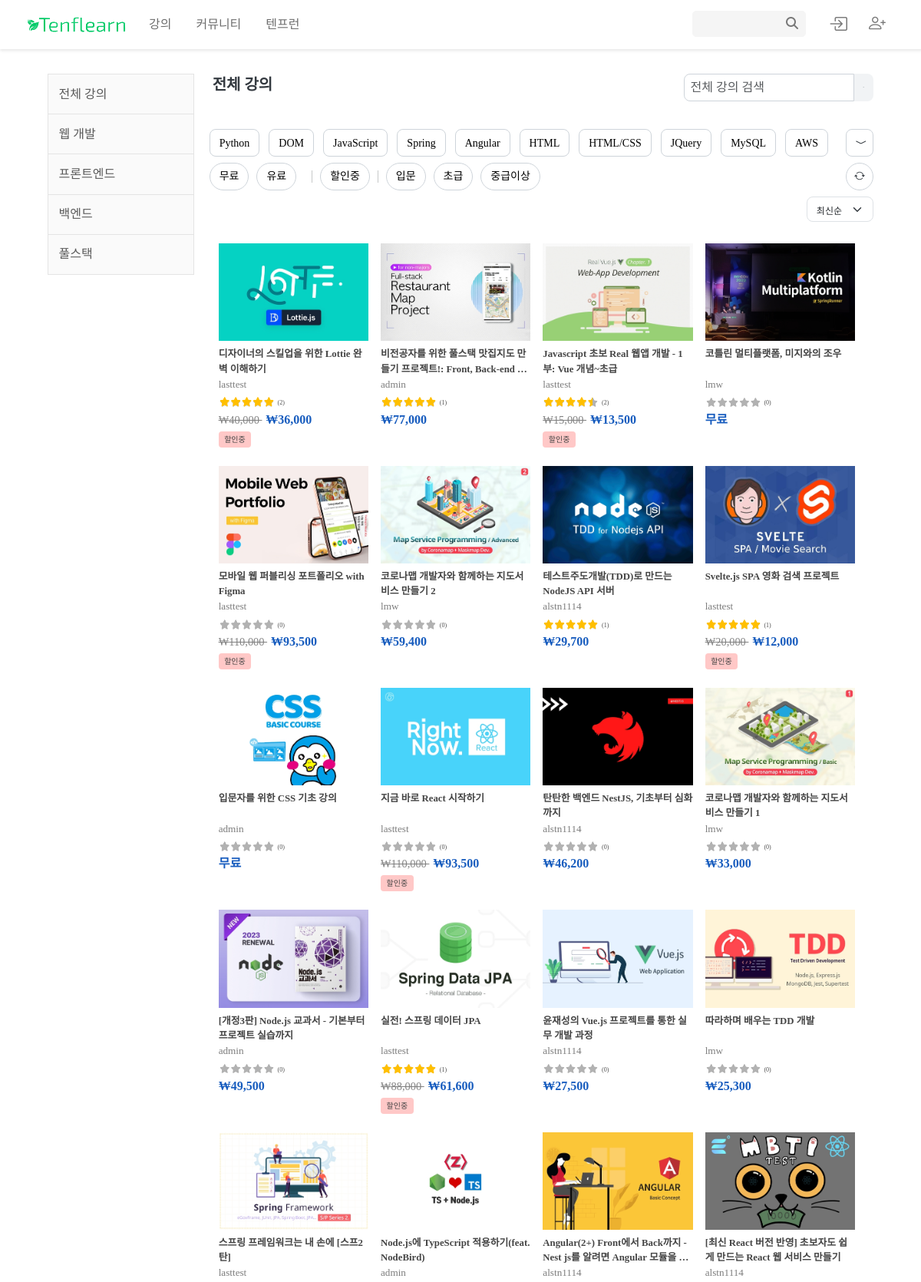
Page /courses/ (upper part) on the committed database.
### courses/models.py (models this page shows, shortened)
class Course(models.Model):
    user = models.ForeignKey(settings.AUTH_USER_MODEL, on_delete=models.CASCADE)
    enrolment_users = models.ManyToManyField(settings.AUTH_USER_MODEL, related_name='enrolment_courses', blank=True)
    cart_users = models.ManyToManyField(settings.AUTH_USER_MODEL, related_name='cart_courses', blank=True)
    category = models.CharField(max_length=100)
    title = models.CharField(max_length=100)
    content = models.TextField()
    star = models.DecimalField(default=0, max_digits=5, decimal_places=1)
    price = models.IntegerField(default=0)
    discount_rate = models.IntegerField(default=0)
    discounted_price = models.IntegerField()
    def course_image_path(instance, filename):
        return f'courses/{instance.user.pk}/{filename}'
    image = ProcessedImageField(
        upload_to=course_image_path,
        processors=[ResizeToFill(473,308)],
        format='JPEG',
        options={'quality' : 100},
        blank=True,
        null=True,
    )
    expired_date = models.DateField()
    level_Choices = (('level1','입문'),('level2','초급'),('level3','중급이상'))
    level = models.CharField(max_length=20, choices=level_Choices)
    certificates = models.BooleanField()
    created_at = models.DateTimeField(auto_now_add=True)
    tags = TaggableManager()
    def star_multiple(self):
        return self.star*20

### accounts/models.py (models this page shows, shortened)
class User(AbstractUser):
    followings = models.ManyToManyField('self', symmetrical=False, related_name='followers')
    position_Choices = (('tutor','강사'),('student','학생'))
    position = models.CharField(max_length=20, choices=position_Choices)
    def profile_image_path(instance, filename):
        return f'accounts/{instance.pk}/{filename}'
    image = ProcessedImageField(
        upload_to=profile_image_path,
        processors=[ResizeToFill(300,300)],
        format='JPEG',
        options={'quality' : 100},
        blank=True,
        null=True,
    )

### courses/views.py (the view)
# urls.py: path('', include('courses.urls')),
def courses(request):
    courses = Course.objects.all().order_by("-pk")
    search_q = request.GET.get("search-q", "")
    if search_q:
        courses = courses.filter(
            Q(title__icontains=search_q) | Q(content__icontains=search_q)
        )
    categories = courses.values_list("category", flat=True).distinct()
    category_list = set(",".join(list(categories)).replace(", ", ",").split(","))
    selected_category = request.GET.get("category")
    tag_list = []
    if selected_category:
        tags = Tag.objects.filter(course__category=selected_category).distinct()
        for tag in tags:
            tag_list.append(tag.slug)
        courses = courses.filter(tags__slug__in=tag_list).distinct()
    else:
        tags = Tag.objects.all()
    selected_slugs = request.GET.get("tags")
    if selected_slugs:
        selected_tags = selected_slugs.split(",")
        courses = courses.filter(tags__slug__in=selected_tags).distinct()
    options = request.GET.get("option", "").split(",")
    if options:
        price_condition = Q()
        level_condition = Q()
        discount_condition = Q()
        for option in options:
            if option == "무료":
                price_condition |= Q(price=0)
            elif option == "유료":
                price_condition |= ~Q(price=0)
            elif option == "할인중":
                discount_condition |= ~Q(discount_rate=0)
            elif option == "입문":
                level_condition |= Q(level="level1")
            elif option == "초급":
                level_condition |= Q(level="level2")
            elif option == "중급이상":
                level_condition |= Q(level="level3")
        courses = courses.filter(price_condition & discount_condition & level_condition)
    order = request.GET.get("sort")
    if order == "rating":
        courses = courses.order_by("-star")
    elif order == "enrollment":
        courses = courses.annotate(
            num_enrolment_users=Count("enrolment_users")
        ).order_by("-num_enrolment_users")
    context = {
        "courses": courses,
        "tags": tags,
        "category_list": category_list,
        "selected_category": selected_category,
    }
    return render(request, "courses/course_courses.html", context)

### courses/templates/courses/course_courses.html (shortened to what this page needs)
{% extends 'base.html' %}
{% load static %}
{% load humanize %}
{% block content %}
<link
  rel="stylesheet"
  type="text/css"
  href="{% static 'courses/css/course_courses.css' %}"
/>
<section class="box container">
  <div class="d-flex">
    <aside class="sidebar-left">
      <a href="{% url 'courses:courses' %}">
        <div class="sidebar-item">전체 강의</div>
      </a>
      <div data-category="웹 개발" class="sidebar-item">웹 개발</div>
      <div data-category="프론트엔드" class="sidebar-item">프론트엔드</div>
      <div data-category="백엔드" class="sidebar-item">백엔드</div>
      <div data-category="풀스택" class="sidebar-item">풀스택</div>
    </aside>
    <section class="box courses-body">
      <header class="d-flex">
        <h1 class="title">
          {% if request.GET.category %}
            {{ request.GET.category }}
          {% else %}
            전체 강의
          {% endif %}</h1>
        <form class="d-flex search-course">
          <input class="form-control search-course-input" type="search" name="search-q"
          placeholder="전체 강의 검색" aria-label="Search">
          <button class=" search-course-btn" type="submit">검색</button>
        </form>
      </header>
      <main>
        <div class="skill-tags-container overflow-hidden">
          <div class="skill-tags">
            {% for tag in tags %}
            {% if request.GET.tags == tag.slug %}
            <button class="skill-tags-btn bi bi-check-lg skill-tags-btn-active" data-slug="{{ tag.slug }}">{{ tag }}</button>
            {% else %}
            <button class="skill-tags-btn bi" data-slug="{{ tag.slug }}">{{ tag }}</button>
            {% endif %}
            {% endfor %}
          </div>
          <button class="skill-tags-more bi bi-chevron-compact-down"></button>
        </div>
        <div class="courseInfo-tags-container">
          <div class="d-flex">
            <button class="courseInfo-tag" data-option="무료">무료</button>
            <button class="courseInfo-tag" data-option="유료" >유료</button>
            <button class="courseInfo-tag none-margin" data-option="할인중" >할인중</button>
            <button class="courseInfo-tag" data-option="입문" >입문</button>
            <button class="courseInfo-tag" data-option="초급" >초급</button>
            <button class="courseInfo-tag" data-option="중급이상" >중급이상</button>
          </div>
          <button class="filter-reset-btn">
            <a href="{% url 'courses:courses' %}" class ="bi bi-arrow-repeat">
            </a>
          </button>
        </div>
        <div class="d-flex select-container">
          <select class="form-select" name="order" aria-label="Default select example">
            <option value="recent" {% if not request.GET.order or request.GET.order == 'recent' %}selected{% endif %}>최신순</option>
          </select>
        </div>
        <div class="courses-content-container">
          {% for course in courses  %}
          <div class="swiper-slide course-slide">
            <a href="{% url 'courses:detail' course.pk %}" >
            <div>
                <div class="course-card-container">
                  <div class="course-card-img">
                    <img src="{{ course.image.url }}" alt="{{ course.title }}">
                  </div>
                  <div class="course-card-content">
                    <div class="course-card-content-title">{{ course.title }} </div>
                    <div class="course-card-content-writer">{{ course.user}} </div>
                    <div class="d-flex course-card-content-star">
                      <div class='banner-star-box'>
                        <div class='banner-star-gray'>
                          <img src="{% static 'courses/image/graystars.png' %}" alt="graystar">
                        </div>
                        <div class='banner-star-yellow' style='width: {{ course.star_multiple }}%;'>
                          <img src="{% static 'courses/image/yellowstars.png' %}" alt="yellowstar">
                        </div>
                      </div>
                      <span class="course-card-content-reviews-cnt">({{ course.reviews.count }})</span>
                    </div>
                    {% if not course.discount_rate %}
                      {% if not course.price %}
                      <div class="course-card-content-price">무료
                      </div>
                      {% else %}
                      <div class="course-card-content-price">₩{{ course.price|intcomma }}
                      </div>
                      {% endif %}
                    {% else %}
                    <div class="course-card-content-price-sub">
                      <span class="course-card-content-price-underline">₩{{ course.price|intcomma }}
                      </span>
                      <span class="course-card-content-price">₩{{ course.discounted_price|intcomma }}
                      </span>
                    </div>
                    <div class="course-card-content-bottom">
                      <span class="discount-tag">할인중</span>
                    </div>
                    {% endif %}
                  </div>
                </div>
              </a>
          </div>
          </div>
          {% endfor %}
{% endblock content %}

### static/courses/css/course_courses.css (style rules this page uses)
.container { width: 1200px; padding: 32px 24px 32px 32px; margin: 0 auto; }
a { text-decoration: none; outline: none; }
@media (max-width: 1200px) { .container { width: 100%; } }
.sidebar-left { width: 190.66px; min-width: 190.66px; border-top: 1px solid #e4e4e4; }
.sidebar-item { border-bottom: 1px solid #e4e4e4; border-right: 1px solid #e4e4e4; border-left: 1px solid #e4e4e4; color: #595959; background: #fafafa; font-weight: 500; padding: 0.85rem; cursor: pointer; }
.courses-body { width: 100%; margin: 0 auto; }
header { margin: 0 8px 32px 24px; align-items: center; justify-content: space-between; }
.title { font-weight: 700; color: #343a40; font-size: 20px; padding: 0 8px 0 0; }
.search-course-input { border-color: #ced4da; border-radius: 8px 0 0 8px; padding: 5px 8px; width: 222px; color: #343a40; }
.search-course-btn { border-color: #ced4da; border: 1px; border-radius: 0 8px 8px 0; border-left: 0; padding: 8px 12px; height: unset; background-color: #f1f3f5; color: #495057; font-weight: 700; font-size: 0.75px; }
.skill-tags-container { position: relative; display: flex; flex-wrap: wrap; margin: 0 8px 0 20px; padding-top: 4px; box-sizing: border-box; min-height: 48px; }
.overflow-hidden { height: 48px; overflow-x: hidden; overflow-y: hidden; }
.skill-tags { overflow: hidden; }
.skill-tags-btn { margin: 0 8px 8px 0; border: 1px solid #ced4da; border-radius: 8px; padding: 0 12px; height: 36px; background-color: #fff; font-size: 14px; color: #000; }
.skill-tags-more { position: absolute; width: 100%; right: 0; display: block; border: 1px solid #ced4da; border-radius: 8px; padding: 0 11px; height: 36px; width: 36.25px; color: #343a40; background-color: #fff; }
.courseInfo-tags-container { display: flex; justify-content: space-between; margin: 0 8px 0 20px; }
.courseInfo-tag { align-items: center; padding: 9px 12px; margin-right: 10px; border: 1px solid #ced4da; border-radius: 32px; background-color: #fff; font-size: 14px; line-height: 14px; }
.none-margin { margin-right: 0px; }
.filter-reset-btn { display: block; justify-content: center; align-items: center; margin-left: 10px; border: 1px solid #ced4da; border-radius: 32px; width: 36px; height: 36px; background: #fff; font-size: 14px; color: #000; }
.filter-reset-btn a { color: #343a40; }
.select-container { justify-content: flex-end; margin-right: 8px; margin-top: 8px; margin-bottom: 16px; }
.form-select { width: 87.17px; height: 33.24px; padding-top: 0.25rem; padding-bottom: 0.25rem; padding-left: 0.5rem; font-size: .75rem; border-radius: 0.2rem; padding: 0.375rem 2.25rem 0.375rem 0.75rem; font-weight: 400; line-height: 2; border-radius: 8px; color: #212529; }
.courses-content-container { display: flex; flex-wrap: wrap; padding: 0 24px; }
@media (min-width: 1200px) { .course-slide { width: 25%; } }
.course-slide { position: relative; }
.course-card-container { padding: 12px 8px; }
.course-card-img { width: 100%; margin-bottom: 0.5em; }
.course-card-img img { width: 100%; }
.course-card-content-title { text-align: left; font-weight: 700; line-height: 1.5em; height: 3em; font-size: 0.8rem; overflow: hidden; text-overflow: ellipsis; display: -webkit-box; -webkit-line-clamp: 2; -webkit-box-orient: vertical; white-space: pre-wrap; color: #454545; }
.course-card-content-writer { text-align: left; color: #7d7d7d; font-size: 0.825rem; }
.course-card-content-price { text-align: left; font-weight: 700; color: #175cbe; }
.course-card-content-price-sub { text-align: left; }
.course-card-content-price-underline { text-decoration: line-through; color: #595959; font-weight: 500; font-size: 0.9rem; opacity: 0.75; margin-right: 0.3rem; }
.course-card-content-bottom { text-align: left; }
.discount-tag { background-color: hsl(1, 100%, 89%); border-radius: 4px; color: #454545; font-size: 0.625rem; padding: 0.5em 0.75em; }
.banner-star-box { position: relative; width: 72px; }
.banner-star-box img { width: 72px; }
.banner-star-yellow { position: absolute; bottom: 0; left: 0; overflow: hidden; }
.course-card-content-reviews-cnt { font-size: 0.5rem; color: #4a4a4a; margin-left: 0.3rem; padding-top: 4.5%; }

### rows in the picture
Tag: name "Python"
Tag: name "DOM"
Tag: name "JavaScript"
Tag: name "Spring"
Tag: name "Angular"
Tag: name "HTML"
Tag: name "HTML/CSS"
Tag: name "JQuery"
Tag: name "MySQL"
Tag: name "AWS"
Course: image (picture), title "디자이너의 스킬업을 위한 Lottie 완벽 이해하기", user "lasttest", {{ course.star_multiple }} 100.0 (drawn), reviews.count "2", price "40,000", discounted_price "36,000"
Course: image (picture), title "비전공자를 위한 풀스택 맛집지도 만들기 프로젝트!: Front,…", user "admin", {{ course.star_multiple }} 100.0 (drawn), reviews.count "1", price "77,000"
Course: image (picture), title "Javascript 초보 Real 웹앱 개발 - 1부: Vue 개념~초급", user "lasttest", {{ course.star_multiple }} 90.0 (drawn), reviews.count "2", price "15,000", discounted_price "13,500"
Course: image (picture), title "코틀린 멀티플랫폼, 미지와의 조우", user "lmw", reviews.count "0", discount_rate "무료"
Course: image (picture), title "모바일 웹 퍼블리싱 포트폴리오 with Figma", user "lasttest", reviews.count "0", price "110,000", discounted_price "93,500"
Course: image (picture), title "코로나맵 개발자와 함께하는 지도서비스 만들기 2", user "lmw", reviews.count "0", price "59,400"
Course: image (picture), title "테스트주도개발(TDD)로 만드는 NodeJS API 서버", user "alstn1114", {{ course.star_multiple }} 100.0 (drawn), reviews.count "1", price "29,700"
Course: image (picture), title "Svelte.js SPA 영화 검색 프로젝트", user "lasttest", {{ course.star_multiple }} 100.0 (drawn), reviews.count "1", price "20,000", discounted_price "12,000"
Course: image (picture), title "입문자를 위한 CSS 기초 강의", user "admin", reviews.count "0", discount_rate "무료"
Course: image (picture), title "지금 바로 React 시작하기", user "lasttest", reviews.count "0", price "110,000", discounted_price "93,500"
Course: image (picture), title "탄탄한 백엔드 NestJS, 기초부터 심화까지", user "alstn1114", reviews.count "0", price "46,200"
Course: image (picture), title "코로나맵 개발자와 함께하는 지도서비스 만들기 1", user "lmw", reviews.count "0", price "33,000"
Course: image (picture), title "[개정3판] Node.js 교과서 - 기본부터 프로젝트 실습까지", user "admin", reviews.count "0", price "49,500"
Course: image (picture), title "실전! 스프링 데이터 JPA", user "lasttest", {{ course.star_multiple }} 100.0 (drawn), reviews.count "1", price "88,000", discounted_price "61,600"
Course: image (picture), title "윤재성의 Vue.js 프로젝트를 통한 실무 개발 과정", user "alstn1114", reviews.count "0", price "27,500"
Course: image (picture), title "따라하며 배우는 TDD 개발", user "lmw", reviews.count "0", price "25,300"
Course: image (picture), title "스프링 프레임워크는 내 손에 [스프2탄]", user "lasttest"
Course: image (picture), title "Node.js에 TypeScript 적용하기(feat. NodeBird)…", user "admin"
Course: image (picture), title "Angular(2+) Front에서 Back까지 - Nest js를 알려면 Angular…", user "alstn1114"
Course: image (picture), title "[최신 React 버전 반영] 초보자도 쉽게 만드는 React 웹 서비스 만들기", user "alstn1114"
